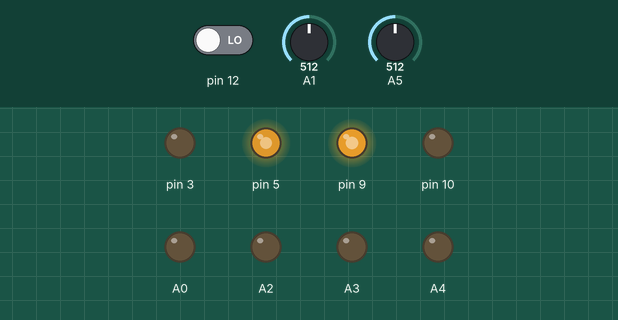
A sketch run on a simulated Arduino Uno, built with avr-gcc and run on an emulated ATmega328P. Shown: output pins drawn as LEDs (lit = HIGH). Dashed ring = blinking. Inputs (shaded band) come from the test bench; at power-on: pin 12 LOW, A5 = 512, A1 = 512.

Above: at 1.2 s.
1.3 s: pin 12 driven HIGH
At 1.7 s:
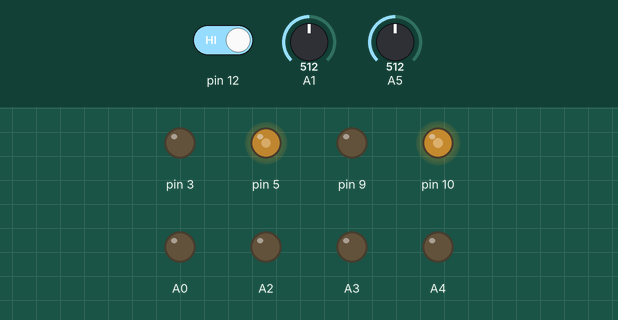
4.8 s: A5 set to 306
8.3 s: A1 set to 716
11.8 s: A1 set to 306
At 16.1 s:
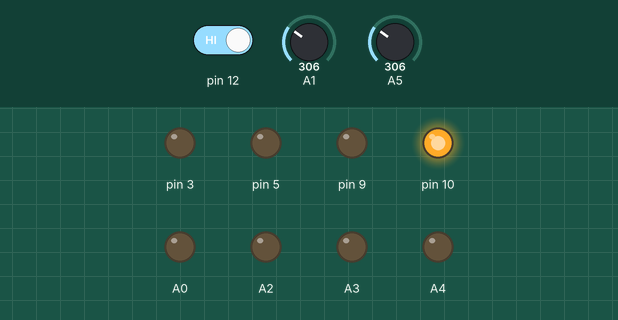
17.2 s: A1 set to 122
At 17.39 s:
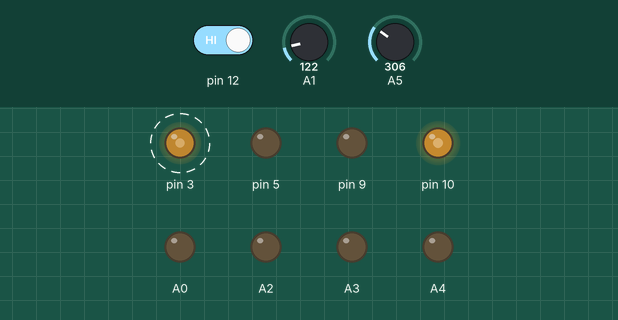
Timing chart, 0 to 26.6 s (numbered marks = the images above; inputs shaded):
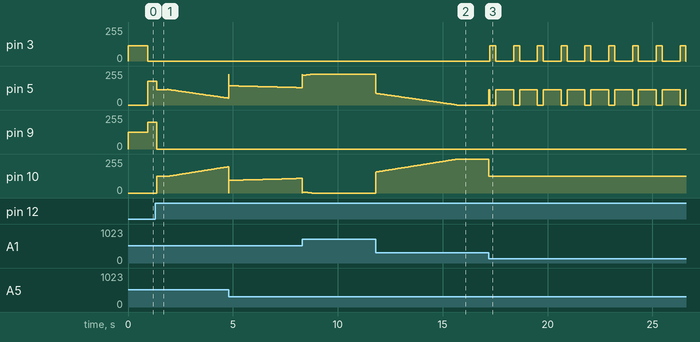

Measured:
- after the input at 1.3 s, pin 3: stops changing and stays 0/255; pin 9: goes on until 1.4 s, then stays 0/255
- after the input at 11.8 s, pin 5: moves from 230/255 to 0/255 over 3.9 s, starting at once; pin 10: moves from 0/255 to 255/255 over 3.9 s, starting at once
- after the input at 17.2 s, pin 3: alternates 114/255 for 0.28 s and 0/255 for 0.85 s, starting after 0.05 s; pin 5: 0/255 → 114/255 at once, then repeats every 1.1 s: 0/255 0.28 s, 114/255 0.85 s; pin 10: 255/255 → 127/255 at once

The sketch:

CivilizedTrunk.ino
```cpp
#include <base.h>
#include <Logic.h>
#include <Sensors_I.h>
#include <Motors_I.h>
#include <Comunication_I.h>

static OpMode mode = NoMode;

void setup()
{
  Init();
  Serial.begin(9600);
}

void loop()
{
  ProcessSensors();
  mode = DetermineMode();
  ExecuteMode(mode);
}

void Init(void)
{
  PORTB = 0;
  PORTD = 0;
  PORTC = 0;
  DDRC = B11111111;

  digitalWrite(A0, LOW);
  digitalWrite(A1, LOW);
  digitalWrite(A2, LOW);
  digitalWrite(A3, LOW);
  digitalWrite(A4, LOW);
  digitalWrite(A5, LOW);

  InitSensors();
  InitMotors();
  InitLogic();
}
```

Motors.cpp
```cpp
#include <base.h>
#include <Motors_I.h>
#include <Motors_Cfg.h>

static Motors *motors;
static Motors *oldMotors;

void ProcessMotors(U16 PIDResult)
{
	UpdateMotors(PIDResult, Forward, (255 - PIDResult), Forward);
}

void Turn(U8 direction, U8 speed)
{
	UpdateMotors(
			speed,
			((direction == Left)? Forward : Back),
			speed,
			((direction == Left)? Back : Forward)
			);
}

void GoForward(U8 speed)
{
	UpdateMotors(speed, Forward, speed, Forward);
}

void GoBack(U8 speed)
{
	UpdateMotors(speed, Back, speed, Back);
}

/*
//deprecated
void SetMotorDirection(U8 motor, U8 direction, U8 speed)
{
	speed = CompensateMotor(speed, 200);
	if(Right == motor)
	{
		//speed = CompensateMotor(speed, 240); // 238
		if(Forward == direction)
		{
			digitalWrite(RMotorB, 0);
			analogWrite(RMotorF, speed);
		}
		else if(Back == direction)
		{
			digitalWrite(RMotorF, 0);
			analogWrite(RMotorB, speed);
		}

	}
	else if(Left == motor)
	{
		//speed = CompensateMotor(speed, 238);
		if(Forward == direction)
		{
			digitalWrite(LMotorB, 0);
			analogWrite(LMotorF, speed);
		}
		else if(Back == direction)
		{
			digitalWrite(LMotorF, 0);
			analogWrite(LMotorB, speed);

		}
	}
}

//tb6612f
void UpdateMotors(U8 leftSpeed, U8 leftDir, U8 rightSpeed, U8 rightDir)
{
	if(Forward == leftDir)
	{
		digitalWrite(LMotorF, HIGH);
		digitalWrite(LMotorB, LOW);
	}
	else if(Back == leftDir)
	{
		digitalWrite(LMotorF, LOW);
		digitalWrite(LMotorB, HIGH);
	}
	analogWrite(LSpeed, leftSpeed);

	if(Forward == rightDir)
	{
		digitalWrite(RMotorF, HIGH);
		digitalWrite(RMotorB, LOW);
	}
	else if(Back == rightDir)
	{
		digitalWrite(RMotorF, LOW);
		digitalWrite(RMotorB, HIGH);
	}
	analogWrite(RSpeed, leftSpeed);
}

U8 IsChangeInMotors(Motors *motors, Motors *oldMotors)
{
    U8 i = 0;
    for(;i < sizeof(Motors);i++)
    {
        if(((U8 *)motors)[i] != ((U8 *)oldMotors)[i])
        {
            return True;
        }
    }

    return False;
}
*/

//l293b
void UpdateMotors(U8 leftSpeed, U8 leftDir, U8 rightSpeed, U8 rightDir)
{
    //if(False != IsChangeInMotors(motors, oldMotors))
    //{
    // compensate left motor speed
    rightSpeed = CompensateMotor(rightSpeed, 230);
    if(Forward == leftDir)
    {
        analogWrite(LMotorF, leftSpeed);
        digitalWrite(LMotorB, LOW);
    }
    else if(Back == leftDir)
    {
        analogWrite(LMotorB, leftSpeed);
        digitalWrite(LMotorF, LOW);
    }

    if(Forward == rightDir)
    {
        analogWrite(RMotorF, rightSpeed);
        digitalWrite(RMotorB, LOW);
    }
    else if(Back == rightDir)
    {
        analogWrite(RMotorB, rightSpeed);
        digitalWrite(RMotorF, LOW);
    }
    //}
}

void InitMotors()
{
    //tb6612f
	//pinMode(LSpeed, OUTPUT);
	//pinMode(RSpeed, OUTPUT);
	pinMode(LMotorF, OUTPUT);
	pinMode(LMotorB, OUTPUT);
	pinMode(RMotorF, OUTPUT);
	pinMode(RMotorB, OUTPUT);

	/*
	motors = (Motors *)malloc(sizeof(Motors));
	oldMotors = (Motors *)malloc(sizeof(Motors));

	memset((void *)oldMotors, 0, sizeof(oldMotors));
	memset((void *)motors, 0, sizeof(oldMotors));
	*/
}

U8 CompensateMotor(U8 speed, U8 factorFrom255)
{
	U16 resultSpd = speed;
	resultSpd *= factorFrom255;
	resultSpd /= 255;
	return (U8)resultSpd;
}
```

Sensors.cpp
```cpp
#include <Sensors_I.h>
#include <Sensors_Cfg.h>
#include <base.h>

// Private data
static RolingAverage leftFilt;
static RolingAverage rightFilt;
static U16 lSenVal = 0;
static U16 rSenVal = 0;

// Public functions
void InitSensors(void)
{
	  pinMode(LOSen, INPUT);
	  pinMode(ROSen, INPUT);
}

U8 IsLeftDistRising()
{
	return IsDistRising(&leftFilt);
}

U8 IsRightDistRising()
{
	return IsDistRising(&rightFilt);
}

void ProcessSensors(void)
{
	RolingAvrgAddValue(analogRead(LOSen), &leftFilt);
	RolingAvrgAddValue(analogRead(ROSen), &rightFilt);
}

double GetPIDInput(void)
{
	double result = 0;

	lSenVal = RolingAvrgGetValue(&leftFilt);
	rSenVal = RolingAvrgGetValue(&rightFilt);

	result = (double)(((PIDSetPoint + lSenVal) - rSenVal) - 250);

	return result;
}

U16 GetForwardSensor(void)
{
	return digitalRead(12);
}

U16 GetLeftSensor(void)
{
	return RolingAvrgGetValue(&leftFilt);
}

U16 GetRightSensor(void)
{
	return RolingAvrgGetValue(&rightFilt);
}

// Private functions

U8 IsDistRising(RolingAverage *filter)
{
	S8 certainty = 0;
	U8 i = filter->index - 1;
	for(; i >= 0; i-- )
	{
		if(filter->values[i] < filter->values[(i - 1)])
		{
			certainty++;
		}
		else
		{
			certainty--;
		}
	}
	for(i = (MaxValuesCnt - 1); i >= filter->index; i-- )
	{
		if(filter->values[i] < filter->values[i - 1])
		{
			certainty++;
		}
		else
		{
			certainty--;
		}
	}

	return certainty;
}

void RolingAvrgAddValue(U16 value, RolingAverage *buffer)
{
	buffer->values[buffer->index] = value;
	buffer->index++;
	buffer->index = buffer->index % MaxValuesCnt;
}

U16 RolingAvrgGetValue(RolingAverage *buffer)
{
	U16 result = 0;
	for(U8 indx = 0; indx < MaxValuesCnt; indx++)
	{
		result += buffer->values[indx];
	}

	result /= MaxValuesCnt;
	return result;
}

void FillSensorBuf(S16 sensorId, RolingAverage *filter)
{
  U16 sen;
  for(U8 indx = 0; indx < MaxValuesCnt; indx++)
  {
    sen = analogRead(sensorId);
    RolingAvrgAddValue(sen, filter);
  }
}
```
